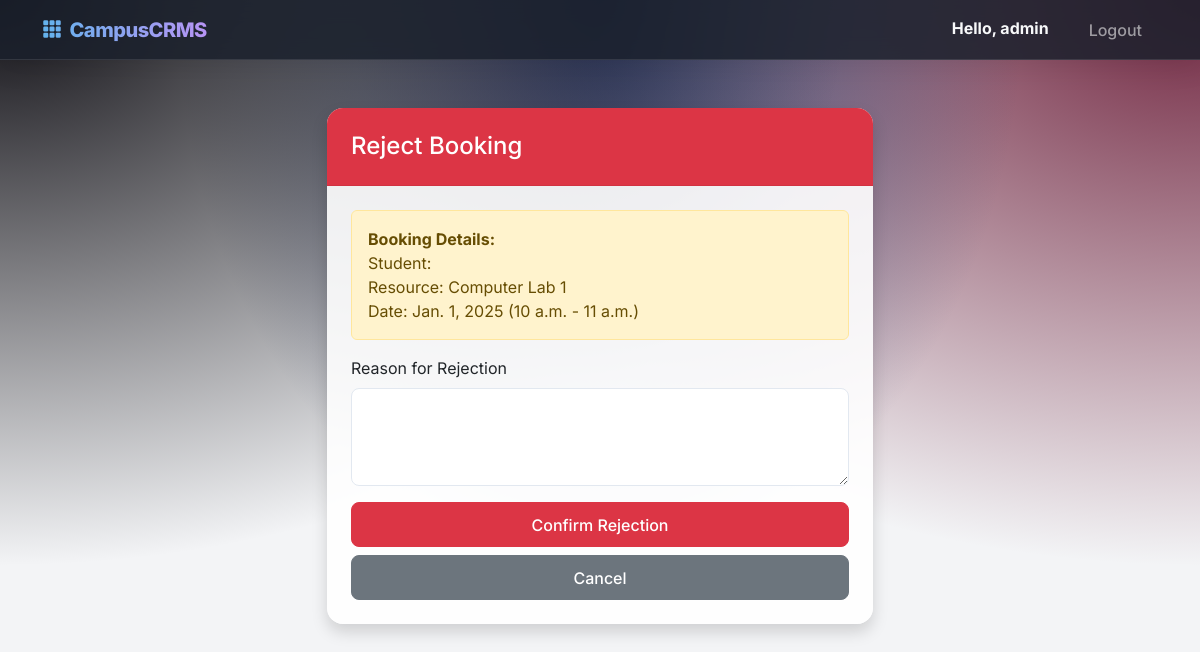
Screenshot of /reject/9/ (signed in) with the database file from the repository.
### campus_app/models.py (models this page shows, shortened)
class User(AbstractUser):
    role = models.CharField(
        max_length=10,
        choices=UserRole.choices,
        default=UserRole.STUDENT
    )
    phone = models.CharField(max_length=15, blank=True, null=True)

class Booking(models.Model):
    STATUS_CHOICES = [
        ('PENDING_REP', 'Pending Class Rep'), # Initial for Students
        ('PENDING_STAFF', 'Pending Faculty Advisor'), # Approved by Rep / Initial for Rep
        ('STAFF_APPROVED', 'Pending Admin'), # Approved by Staff
        ('APPROVED', 'Approved'),             # Final Approval by Admin
        ('REJECTED', 'Rejected'),
    ]
    user = models.ForeignKey(User, on_delete=models.CASCADE, related_name='bookings')
    resource = models.ForeignKey(Resource, on_delete=models.CASCADE, related_name='bookings')
    booking_date = models.DateField()
    start_time = models.TimeField(help_text="Start time (09:00 - 16:00)", default='09:00')
    end_time = models.TimeField(help_text="End time (09:00 - 16:00)", default='17:00')
    status = models.CharField(
        max_length=20,
        choices=STATUS_CHOICES,
        default='PENDING'
    )
    rejection_reason = models.TextField(blank=True, null=True)
    created_at = models.DateTimeField(auto_now_add=True)
    class Meta:
        ordering = ['-created_at']

class Resource(models.Model):
    name = models.CharField(max_length=100)
    type = models.CharField(max_length=20, choices=ResourceType.choices)
    capacity = models.IntegerField()
    status = models.CharField(
        max_length=20,
        choices=ResourceStatus.choices,
        default=ResourceStatus.AVAILABLE
    )
    created_at = models.DateTimeField(auto_now_add=True)

### campus_app/views.py (the view, shortened to what this page needs)
# urls.py: path('reject/<int:booking_id>/', reject_booking, name='reject_booking'),
@login_required
def reject_booking(request, booking_id):
    booking = Booking.objects.get(pk=booking_id)
    if request.method == 'POST':
        form = RejectionForm(request.POST)
        if form.is_valid():
            reason = form.cleaned_data['reason']
            booking.status = 'REJECTED'
            booking.rejection_reason = reason
            booking.save()
            messages.success(request, "Booking rejected with reason.")
            return redirect('dashboard')
    else:
        form = RejectionForm()
    return render(request, 'reject_booking.html', {'form': form, 'booking': booking})

### campus_app/forms.py
class RejectionForm(forms.Form):
    reason = forms.CharField(widget=forms.Textarea(attrs={'class': 'form-control', 'rows': 3}), required=True, label="Reason for Rejection")

### templates/reject_booking.html (shortened to what this page needs)
{% extends 'base.html' %}
{% block content %}
<div class="row justify-content-center mt-5">
    <div class="col-md-6">
        <div class="card shadow border-danger">
            <div class="card-header bg-danger text-white">
                <h4 class="mb-0">Reject Booking</h4>
            </div>
            <div class="card-body p-4">
                <div class="alert alert-warning">
                    <strong>Booking Details:</strong><br>
                    Student: {{ booking.user.first_name }} {{ booking.user.last_name }}<br>
                    Resource: {{ booking.resource.name }}<br>
                    Date: {{ booking.booking_date }} ({{ booking.start_time }} - {{ booking.end_time }})
                </div>
                <form method="post">
                    {% for field in form %}
                    <div class="mb-3">
                        <label for="{{ field.id_for_label }}" class="form-label">{{ field.label }}</label>
                        {{ field }}
                    </div>
                    {% endfor %}
                    <div class="d-grid gap-2">
                        <button type="submit" class="btn btn-danger">Confirm Rejection</button>
                        <a href="{% url 'dashboard' %}" class="btn btn-secondary">Cancel</a>
                    </div>
                </form>
            </div>
        </div>
    </div>
</div>
{% endblock %}

### templates/base.html (shortened to what this page needs)
<!DOCTYPE html>
<html lang="en">
<head>
    <link href="https://cdn.jsdelivr.net/npm/bootstrap@5.3.0/dist/css/bootstrap.min.css" rel="stylesheet">
    {% load static %}
    <link href="{% static 'css/style.css' %}" rel="stylesheet">
</head>
<body>
    <nav class="navbar navbar-expand-lg navbar-dark navbar-glass sticky-top mb-4">
        <div class="container">
            <a class="navbar-brand" href="{% url 'dashboard' %}">
                <i class="bi bi-grid-3x3-gap-fill me-2"></i>CampusCRMS
            </a>
            <div class="collapse navbar-collapse" id="navbarNav">
                <ul class="navbar-nav ms-auto">
                    {% if user.is_authenticated %}
                    <li class="nav-item">
                        <span class="nav-link text-light fw-bold">Hello, {{ user.username }}</span>
                    </li>
                    <li class="nav-item">
                        <a class="nav-link btn btn-outline-light btn-sm ms-3 px-3 rounded-pill"
                            href="{% url 'logout' %}">Logout</a>
                    </li>
                    {% endif %}
                </ul>
            </div>
        </div>
    </nav>
    <div class="container fade-in">
        {% block content %}{% endblock %}
    </div>
    <link rel="stylesheet" href="https://cdn.jsdelivr.net/npm/bootstrap-icons@1.11.1/font/bootstrap-icons.css">
</body>
</html>

### static/css/style.css (style rules this page uses)
:root { --primary-gradient: linear-gradient(135deg, #667eea 0%, #764ba2 100%); --card-bg: rgba(255, 255, 255, 0.9); --glass-bg: rgba(255, 255, 255, 0.7); --glass-border: 1px solid rgba(255, 255, 255, 0.18); --text-primary: #2d3748; --text-secondary: #718096; --shadow-soft: 0 10px 15px -3px rgba(0, 0, 0, 0.1), 0 4px 6px -2px rgba(0, 0, 0, 0.05); --shadow-hover: 0 20px 25px -5px rgba(0, 0, 0, 0.1), 0 10px 10px -5px rgba(0, 0, 0, 0.04); }
body { font-family: 'Inter', sans-serif; background: #f3f4f6; background-image: radial-gradient(at 0% 0%, hsla(253, 16%, 7%, 1) 0, transparent 50%), radial-gradient(at 50% 0%, hsla(225, 39%, 30%, 1) 0, transparent 50%), radial-gradient(at 100% 0%, hsla(339, 49%, 30%, 1) 0, transparent 50%); background-attachment: fixed; background-size: cover; color: var(--text-primary); min-height: 100vh; }
.fade-in { animation: fadeIn 0.6s ease-out forwards; }
.navbar-glass { background: rgba(26, 32, 44, 0.85) !important; backdrop-filter: blur(10px); border-bottom: 1px solid rgba(255, 255, 255, 0.1); box-shadow: 0 4px 30px rgba(0, 0, 0, 0.1); }
.navbar-brand { font-weight: 800; letter-spacing: -0.5px; background: linear-gradient(to right, #63b3ed, #b794f4); -webkit-background-clip: text; background-clip: text; -webkit-text-fill-color: transparent; color: transparent; }
.card { background: var(--card-bg); border: none; border-radius: 1rem; box-shadow: var(--shadow-soft); transition: all 0.3s cubic-bezier(0.4, 0, 0.2, 1); overflow: hidden; }
.card-header { background: transparent; border-bottom: 1px solid rgba(0, 0, 0, 0.05); font-weight: 600; padding: 1.5rem; }
.card-body { padding: 1.5rem; }
.btn { border-radius: 0.5rem; padding: 0.6rem 1.2rem; font-weight: 500; transition: all 0.2s; }
.form-control { border-radius: 0.5rem; padding: 0.75rem 1rem; border: 1px solid #e2e8f0; box-shadow: none; transition: all 0.2s; }

### rows the page displays
User: username "admin"
Booking: resource.name "Computer Lab 1", booking_date "Jan. 1, 2025", start_time "10 a.m.", end_time "11 a.m."

### other values shown
{{ field.label }} "Reason for Rejection"
